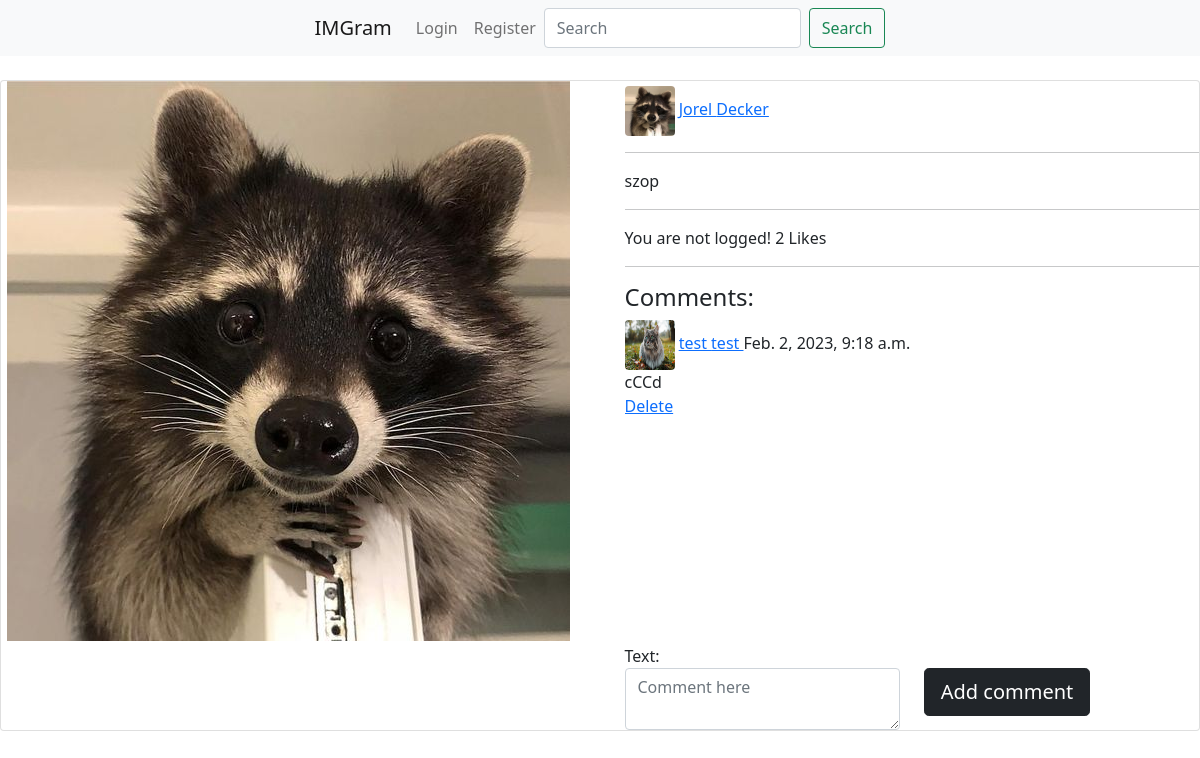
The app's page /post/16 with its own data.
### testgram/models.py (models this page shows, shortened)
class Post(models.Model):
    author = models.ForeignKey(User, on_delete=models.CASCADE)
    image_post = models.ImageField(null=False, blank=False, upload_to="images/")
    description = models.TextField()
    publication_date = models.DateField(auto_now_add=True)
    like = models.ManyToManyField(User, related_name='post_likes')
    def likes_count(self):
        return self.like.count()

class Profile(models.Model):
    user = models.OneToOneField(User, null=True, on_delete=models.CASCADE)
    avatar = models.ImageField(null=True, blank=True, upload_to="images/avatars/")
    biography = models.TextField()
    followers = models.ManyToManyField(User, related_name='profile_followers')
    follows = models.ManyToManyField(User, related_name='profile_follows')

class Comment(models.Model):
    post = models.ForeignKey(Post, on_delete=models.CASCADE, related_name='comments')
    author = models.ForeignKey(User, on_delete=models.CASCADE, related_name='authors')
    date_add = models.DateTimeField(auto_now_add=True)
    text = models.TextField()

### testgram/views.py (the view, shortened to what this page needs)
# urls.py: path('post/<int:pk>', Post_Details_View.as_view(), name="post_details"),
class Post_Details_View(DetailView):
    model = Post
    template_name = 'post_details.html'
    def get_context_data(self, *args, **kwargs):
        context = super(Post_Details_View, self).get_context_data(*args, **kwargs)
        post = get_object_or_404(Post, id=self.kwargs['pk'])
        form = Comment_Add_Form
        comments = post.comments.all()
        likes_count = post.likes_count
        liked = False
        if post.like.filter(id=self.request.user.id).exists():
            liked = True
        context['likes_count'] = likes_count
        context['liked'] = liked
        context['comment_form'] = form
        context['comments'] = comments
        return context

### templates/post_details.html (shortened to what this page needs)
{% extends 'base.html' %}
{% load static %}
{% block content %}
    <div class="card mb-1">
      <div class="row">
        <div class="col" align="center">
            {% if post.image_post %}
                <img src="{{ post.image_post.url }}">
            {% endif %}
            <br>
            <br>
            <br>
            <br>
        </div>
        <div class="col" style="margin-left:25px; margin-top:5px;">
            <div>
                {% if post.author.profile.avatar %}
                    <img src="{{ post.author.profile.avatar.url }}" width=50 height=50 class="rounded">
                {% else %}
                    <img src="{% static 'testgram/images/default.jpg' %}" width=50 height=50 class="rounded">
                {% endif %}
                <a href="{% url 'profile_details' post.author.profile.id %}">
                    {{ post.author.first_name }}
                    {{ post.author.last_name }}
                </a>
            </div>
            <hr>
            {{ post.description }}
            <hr>
            <form action="{% url 'post_like' post.pk %}" method="post">
                {% if user.is_authenticated %}
                    {% if liked %}
                        <button class="btn btn-danger" type="submit" name="post_id" value="{{ post.id }}">
                            Unlike it!
                        </button>
                    {% else %}
                        <button class="btn btn-primary" type="submit" name="post_id" value="{{ post.id }}">
                            Like it!
                        </button>
                    {% endif %}
                {% else %}
                    You are not logged!
                {% endif %}
                            {{ likes_count }} Likes
            </form>
            <hr>
            <h4>Comments: </h4>
            <div class="ex1">
                {% if not comments %}
                    No comments
                {% else %}
                    {% for comment in comments %}
                        <div>
                            {% if comment.author.profile.avatar %}
                                <img src="{{ comment.author.profile.avatar.url }}" width=50 height=50 class="rounded">
                            {% else %}
                                <img src="{% static 'testgram/images/default.jpg' %}" width=50 height=50 class="rounded">
                            {% endif %}
                            <a href="{% url 'profile_details' comment.author.profile.id %}">
                                {{ comment.author.first_name }} {{ comment.author.last_name }}
                            </a>
                            {{ comment.date_add }}
                            <br/>
                              {{ comment.text }}
                            <br/>
                            {% if user.id == user_page.user.id or comment.author.id %}
                                <a href="{% url 'comment_delete' comment.pk %}">Delete</a>
                            {% endif %}
                        </div>
                        <br/>
                    {% endfor %}
                {% endif %}
            </div>
            <br/>
            <div class="basic">
                <form method="POST">
                    <div class="form-group">
                        <div class="row">
                            <div class="col">
                                {{ comment_form }}
                            </div>
                            <div class="col">
                                <br>
                                <button class="btn btn-dark btn-lg" type="submit">Add comment</button>
                            </div>
                        </div>
                    </div>
                  </form>
            </div>
        </div>
      </div>
    </div>
<br>
{% endblock %}

### templates/base.html (style rules this page uses)
div.ex1 { width: 500px; height: 300px; overflow: scroll; }

### records on screen
Post: image_post (picture), author.profile.avatar (picture), author.first_name "Jorel", author.last_name "Decker", description "szop", id "2"
Comment: author.profile.avatar (picture), author.first_name "test", author.last_name "test", date_add "Feb. 2, 2023, 9:18 a.m.", text "cCCd"
